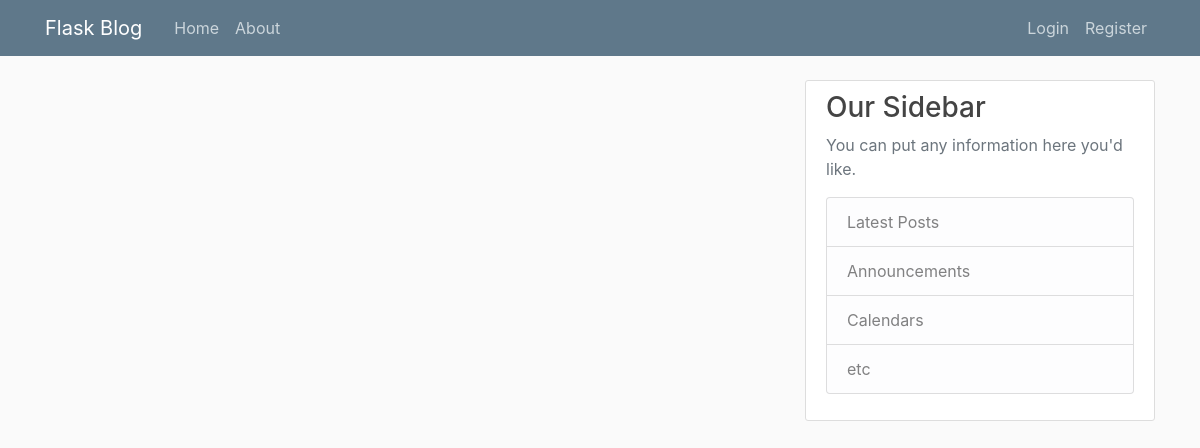
Page /home on the earlier database version.
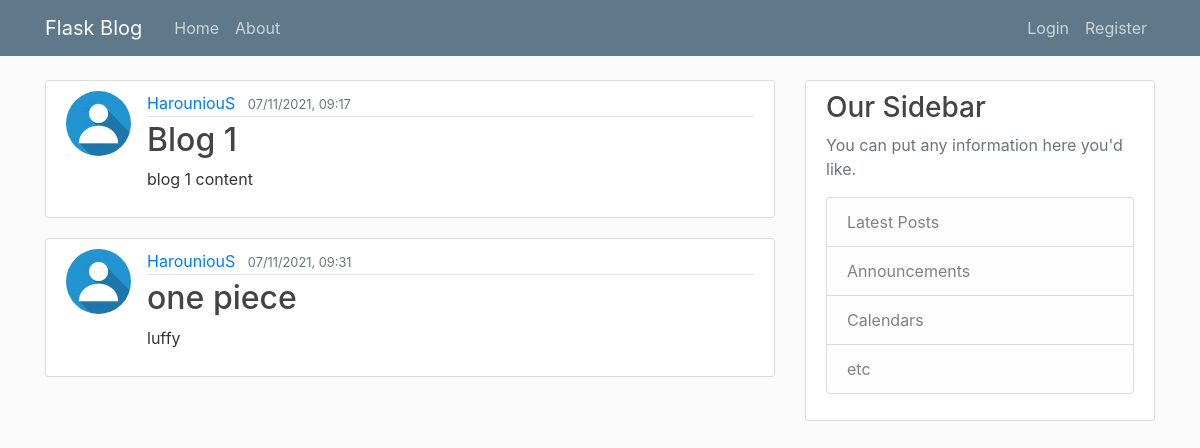
Same page on the later database version.
### flaskblog/models.py (models this page shows, shortened)
class Post(db.Model):
    id = db.Column(db.Integer, primary_key=True)
    title = db.Column(db.String(100), nullable=False)
    date_posted = db.Column(db.DateTime, nullable=False, default=datetime.utcnow())
    content = db.Column(db.Text, nullable=False)
    user_id = db.Column(db.Integer, db.ForeignKey('user.id'), nullable=False)

class User(db.Model, UserMixin):
    id = db.Column(db.Integer, primary_key=True)
    username = db.Column(db.String(20), unique=True, nullable=False)
    email = db.Column(db.String(120), unique=True, nullable=False)
    image_file = db.Column(db.String(20), nullable=False, default='default.jpg')
    password = db.Column(db.String(60), nullable=False)
    posts = db.relationship('Post', backref='author', lazy=True)

### flaskblog/routes.py (the view)
@app.route("/")
@app.route("/home")
def home():
    posts = Post.query.all()
    return render_template('home.html', posts=posts, title='Home')

### flaskblog/templates/home.html
{% extends "layout.html" %}
{% block content %}
    {% for post in posts %}
        <article class="media content-section">
            <img class="rounded-circle article-img" src = "{{ url_for('static', filename = 'profile_pics/' + post.author.image_file) }}">
            <div class="media-body">
            <div class="article-metadata">
                <a class="mr-2" href="#">{{ post.author.username }}</a>
                <small class="text-muted">{{ post.date_posted.strftime('%m/%d/%Y, %H:%M') }}</small>
            </div>
            <h2><a class="article-title" href="{{ url_for('post', post_id = post.id) }}">{{ post.title }}</a></h2>
            <p class="article-content">{{ post.content }}</p>
            </div>
        </article>
    {% endfor %}
{% endblock content %}

### flaskblog/templates/layout.html (shortened to what this page needs)
<!DOCTYPE html>
<html>
<head>
    <link rel="stylesheet" href="https://maxcdn.bootstrapcdn.com/bootstrap/4.0.0/css/bootstrap.min.css">
    <link rel="stylesheet" type="text/css" href="{{ url_for('static', filename='main.css') }}">
</head>
<body>
    <header class="site-header">
      <nav class="navbar navbar-expand-md navbar-dark bg-steel fixed-top">
        <div class="container">
          <a class="navbar-brand mr-4" href="/">Flask Blog</a>
          <div class="collapse navbar-collapse" id="navbarToggle">
            <div class="navbar-nav mr-auto">
              <a class="nav-item nav-link" href="{{ url_for('home') }}">Home</a>
              <a class="nav-item nav-link" href="{{ url_for('about') }}">About</a>
            </div>
            <div class="navbar-nav">
              {% if current_user.is_authenticated %}
                <a class="nav-item nav-link" href="{{ url_for('new_post') }}">New Post</a>
                <a class="nav-item nav-link" href="{{ url_for('account') }}">Account</a>
                <a class="nav-item nav-link" href="{{ url_for('logout') }}">Logout</a>
              {% else %}
                <a class="nav-item nav-link" href="{{ url_for('login') }}">Login</a>
                <a class="nav-item nav-link" href="{{ url_for('register') }}">Register</a>
              {% endif %}
            </div>
          </div>
        </div>
      </nav>
    </header>
    <main role="main" class="container">
      <div class="row">
        <div class="col-md-8">
          {% block content %}{% endblock %}
        </div>
        <div class="col-md-4">
          <div class="content-section">
            <h3>Our Sidebar</h3>
            <p class='text-muted'>You can put any information here you'd like.
              <ul class="list-group">
                <li class="list-group-item list-group-item-light">Latest Posts</li>
                <li class="list-group-item list-group-item-light">Announcements</li>
                <li class="list-group-item list-group-item-light">Calendars</li>
                <li class="list-group-item list-group-item-light">etc</li>
              </ul>
            </p>
          </div>
        </div>
      </div>
    </main>
</body>
</html>

### flaskblog/static/main.css (style rules this page uses)
body { background: #fafafa; color: #333333; margin-top: 5rem; }
h1, h2, h3, h4, h5, h6 { color: #444444; }
.bg-steel { background-color: #5f788a; }
.site-header .navbar-nav .nav-link { color: #cbd5db; }
.content-section { background: #ffffff; padding: 10px 20px; border: 1px solid #dddddd; border-radius: 3px; margin-bottom: 20px; }
.article-title { color: #444444; }
.article-content { white-space: pre-line; }
.article-img { height: 65px; width: 65px; margin-right: 16px; }
.article-metadata { padding-bottom: 1px; margin-bottom: 4px; border-bottom: 1px solid #e3e3e3 }

Differences in the rows shown:
added Post: image_file (picture), author.username "HarouniouS", date_posted "07/11/2021, 09:17", title "Blog 1", content "blog 1 content"
added Post: image_file (picture), author.username "HarouniouS", date_posted "07/11/2021, 09:31", title "one piece", content "luffy"
